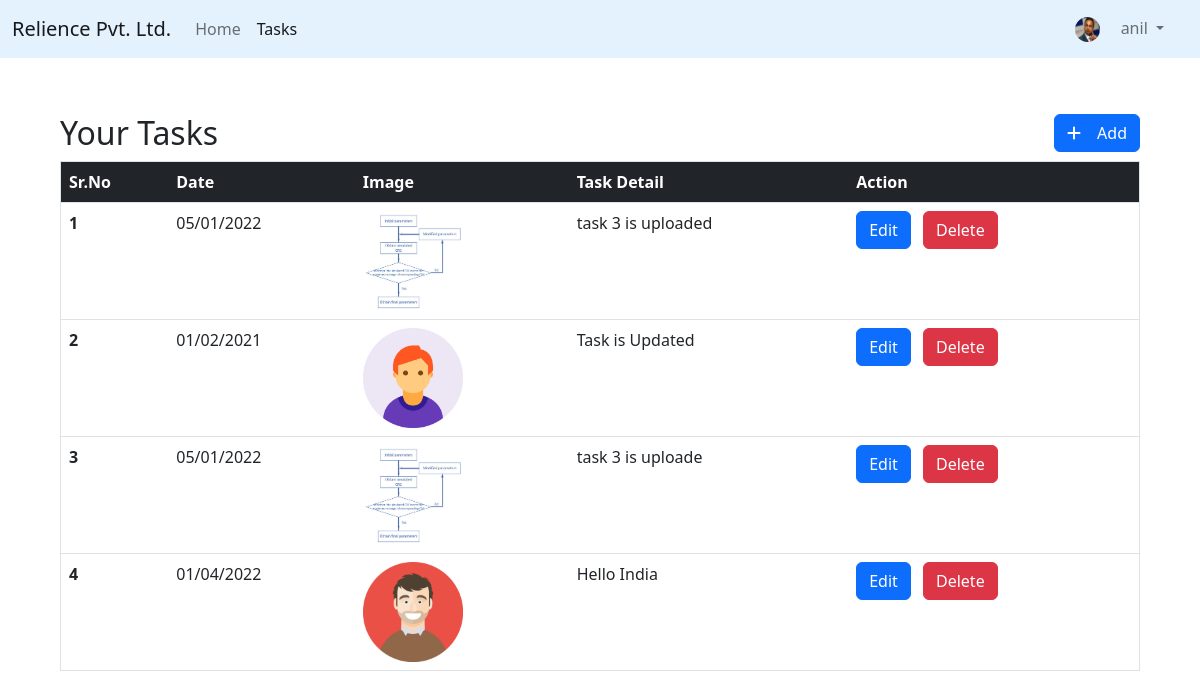
Page /mtask.php (signed in) on the committed database.
### tables this page shows
CREATE TABLE `entities` (
  `entity_id` int NOT NULL AUTO_INCREMENT,
  `entity_name` varchar(255) DEFAULT NULL,
  `email` varchar(255) DEFAULT NULL,
  `updated_at` timestamp NOT NULL DEFAULT CURRENT_TIMESTAMP,
  `created_at` timestamp NOT NULL DEFAULT CURRENT_TIMESTAMP,
  `user_id` int DEFAULT NULL,
  PRIMARY KEY (`entity_id`),
  KEY `user_id` (`user_id`),
  CONSTRAINT `entities_ibfk_1` FOREIGN KEY (`user_id`) REFERENCES `users` (`user_id`)
);

CREATE TABLE `tasks` (
  `task_id` int NOT NULL AUTO_INCREMENT,
  `dates` date DEFAULT NULL,
  `employee_id` int DEFAULT NULL,
  `entity_id` int DEFAULT NULL,
  `department_id` int DEFAULT NULL,
  `task_image` varchar(255) DEFAULT NULL,
  `task_description` varchar(255) DEFAULT NULL,
  `updated_at` timestamp NOT NULL DEFAULT CURRENT_TIMESTAMP,
  `created_at` timestamp NOT NULL DEFAULT CURRENT_TIMESTAMP,
  PRIMARY KEY (`task_id`),
  KEY `employee_id` (`employee_id`),
  KEY `entity_id` (`entity_id`),
  KEY `department_id` (`department_id`),
  CONSTRAINT `tasks_ibfk_1` FOREIGN KEY (`employee_id`) REFERENCES `employees` (`employee_id`),
  CONSTRAINT `tasks_ibfk_2` FOREIGN KEY (`entity_id`) REFERENCES `entities` (`entity_id`),
  CONSTRAINT `tasks_ibfk_3` FOREIGN KEY (`department_id`) REFERENCES `departments` (`department_id`)
);

### mtask.php (the view, shortened to what this page needs)
<?php
require('dbconfig.php');
$entity_id = $_SESSION["entityid"];
$sql = "SELECT entity_name FROM entities WHERE entity_id=$entity_id";
$result = mysqli_query($conn,$sql);
$data = mysqli_fetch_row($result);
$enityname = $data[0];
$username = $_SESSION["username"];
$picture = $_SESSION["profile"];
$employee_id = $_SESSION["userid"];
$sql = "SELECT permissions FROM employees WHERE employee_id=$employee_id";
$result = mysqli_query($conn,$sql);
$data1 = mysqli_fetch_row($result);
$permissions = $data1[0];
$permission_json = json_decode($permissions);
?>
<!doctype html>
<html lang="en">
<head>
    <link rel="stylesheet" href="https://cdnjs.cloudflare.com/ajax/libs/font-awesome/6.2.0/css/all.min.css"
 />
    <link href="https://cdn.jsdelivr.net/npm/bootstrap@5.2.1/dist/css/bootstrap.min.css" rel="stylesheet"
>
</head>
<body>
    <nav id="main-navbar" class="navbar navbar-expand-lg  text-dark " style="background-color: #e3f2fd;">
        <div class="container-fluid">
            <a class="navbar-brand" href="#">
                <?php echo $enityname;?>
            </a>
            <div class="collapse navbar-collapse" id="navbarText">
                <ul class="navbar-nav me-auto mb-2 mb-lg-0">
                    <li class="nav-item">
                        <a class="nav-link" aria-current="page" href="profile.php">Home</a>
                    </li>
                    <li class="nav-item">
                        <a class="nav-link active" href="#">Tasks</a>
                    </li>
                </ul>
                <ul class="navbar-nav">
                    <li class="nav-item text-white dropdown mx-3">
                        <a class="nav-link dropdown-toggle" href="#" role="button" data-bs-toggle="dropdown"
                            aria-expanded="false">
                            <img src="Assets/Profile/<?php echo $picture; ?>" height="25" width="25"
                                class="rounded-circle mx-3" alt="" srcset="">
                            <?php echo $username;?>
                        </a>
                    </li>
                </ul>
            </div>
        </div>
    </nav>
    <div class="main d-flex justify-content-center">
        <div class="container m-5 ">
            <div class="d-flex justify-content-between  align-items-center">
                <h2 class="text-center my-2">Your Tasks</h2>
                <?php if(isset($permission_json->add)){
?>
                <button type="button" class="btn btn-primary" data-bs-toggle="modal" data-bs-target="#exampleModal"><i
                        class="fa-solid fa-plus me-3"></i>Add</button>
                <?php } ?>
            </div>
            <table class="table rounded border" id="employeetable">
                <thead class="thead-dark bg-dark text-white">
                    <tr>
                        <th scope="col">Sr.No</th>
                        <th scope="col">Date</th>
                        <th scope="col">Image</th>
                        <th scope="col">Task Detail</th>
                        <?php if(isset($permission_json->edit) || isset($permission_json->delete)){ ?>
                        <th scope="col">Action</th>
                        <?php } ?>
                    </tr>
                </thead>
                <tbody>
                    <?php
                    $sql = "SELECT * FROM tasks WHERE employee_id=$employee_id ";
                    $result = mysqli_query($conn, $sql);
                    if(mysqli_num_rows($result) > 0) {
                    $sn=1;
                    while($data = mysqli_fetch_assoc($result)){
                       ?>
                    <tr id="row<?php echo $data['task_id']; ?> ">
                        <th scope="row">
                            <?php echo $sn; ?>
                        </th>
                        <td class="date">
                            <?php echo date("d/m/Y",strtotime($data['dates']))?>
                        </td>
                        <td><img src="Assets/task/<?php echo $data['task_image']; ?>" class="image" alt="task1" height="100"
                                width="100"></td>
                        <td class="desc">
                            <?php echo $data['task_description']; ?>
                        </td>
                        <?php if(isset($permission_json->edit) || isset($permission_json->delete)){ ?>
                        <td id="td">
                            <?php if(isset($permission_json->edit)){ ?>
                            <button type="button" id="taskedit" onclick="getedittask(this)" class="btn btn-primary me-2" data-bs-toggle="modal" data-bs-target="#editModal">Edit</button>
                            <?php } if(isset($permission_json->delete)){?>
                            <button type="button" onclick="deletetask(this)" class="btn btn-danger">Delete</button>
                            <?php } ?>
                        </td>
                        <?php } ?>
                    </tr>
                    <?php $sn++;} }
                    else {
                      echo  " <tr id='row'>
                        <th scope='row'>No Tasks Found</th></tr>";
                    }
                     ?>
                </tbody>
            </table>
        </div>
    </div>
</body>
</html>

### rows in the picture
entities: entity_name "Relience Pvt. Ltd."
tasks: dates "05/01/2022", task_image (picture), task_description "task 3 is uploaded"
tasks: dates "01/02/2021", task_image (picture), task_description "Task is Updated"
tasks: dates "05/01/2022", task_image (picture), task_description "task 3 is uploade"
tasks: dates "01/04/2022", task_image (picture), task_description "Hello India"

### other values in the picture
$username "anil"
